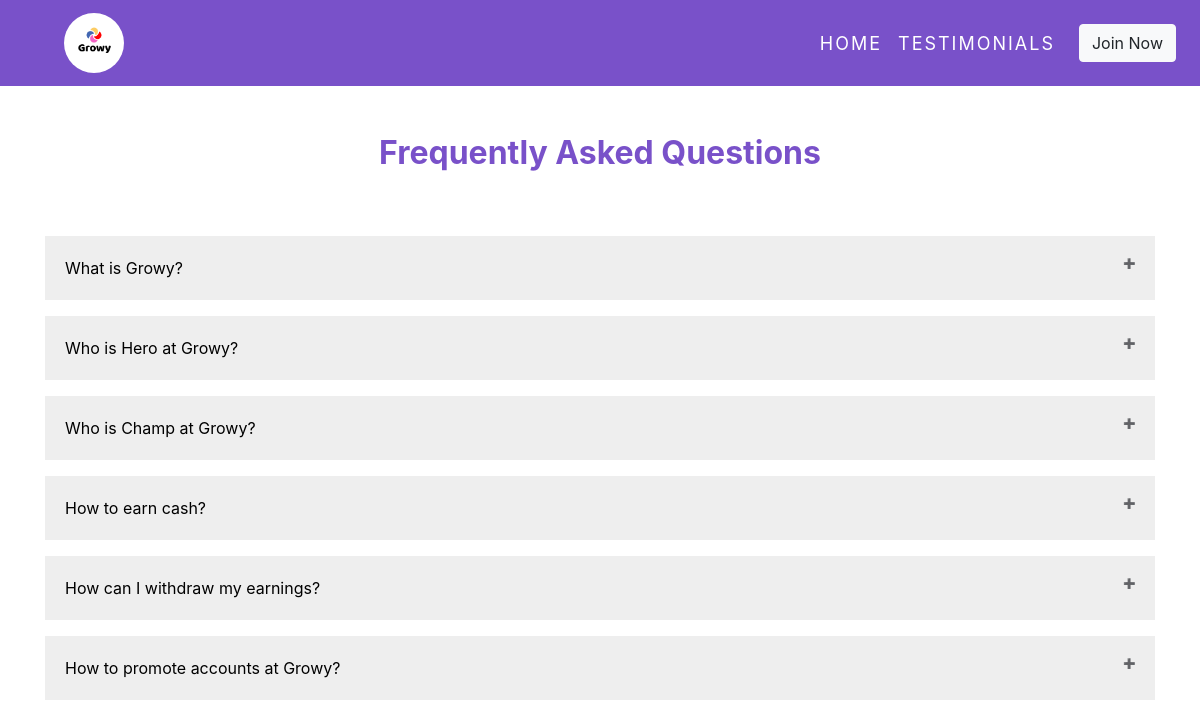
Page /faq on the committed database.
### service/models.py (models this page shows, shortened)
class FrequentlyAskQuestions(models.Model):
    faq_id = models.AutoField(primary_key=True)
    question = models.CharField(max_length=200)
    answer = models.CharField(max_length=1000)

### service/views.py (the view)
# urls.py: path('faq',views.FAQs, name='faq'),
def FAQs(request):
    data = FrequentlyAskQuestions.objects.all()
    return render(request,'faq.html',context={'data':data})

### templates/faq.html (shortened to what this page needs)
{% load static %}
<!doctype html>
<html lang="en">
  <head>
    <link rel="stylesheet" href="https://stackpath.bootstrapcdn.com/bootstrap/4.3.1/css/bootstrap.min.css">
    <link rel="stylesheet" href="{% static 'style.css' %}">
   </head>
  <body>
   <nav class="navbar navbar-expand-md" style="background-color: #7951c9;">
      <a class="navbar-brand" href="/"><img src="{% static 'Img/logo.png' %}" class="img-responsive ml-5" alt="logo" width="60px"
      style=" border-radius: 50%;"></a>
      <div class="collapse navbar-collapse" id="collapsibleNavId">
          <ul class="navbar-nav ml-auto mt-2 mr-3 mt-lg-0">
           <li class="nav-item">
                  <a class="nav-link" href="/">HOME</a>
              </li>
                <li class="nav-item">
                  <a class="nav-link" href="{% url 'feedback' %}">TESTIMONIALS</a>
              </li>
          </ul>
          <form class="form-inline my-2 my-lg-0">
              <a href="{% url 'account_login' %}" class="btn btn-light my-2 mr-2 my-sm-0">Join Now</a>
          </form>
      </div>
  </nav>
   <div class="container text-center mt-5">
      <h2 class="text-center mt-5 " style="color: #7951c9; font-weight: bold; text-transform: capitalize;">
       Frequently Asked Questions
    </h2>
      </div>
      <div class="container mt-5">
      {% for d in data %}
         <button class="accordion mt-3">{{d.question}}</button>
      {% endfor %}
      </div>
  </body>
</html>

### static/style.css (style rules this page uses)
:root { --color: #7951c9; --white: #ffffff; --cap: capitalize; --up: uppercase; --light: #F2ECFF; --bold: bold; --font: 18px; --space: 2px; }
.navbar-nav li a, .navbar-brand { color: var(--white); font-size: var(--font); text-transform: var(--cap); letter-spacing: var(--space); text-transform: uppercase; }

### templates/faq.html (style rules this page uses)
.accordion { background: #eee; color: #000000; cursor: pointer; width: 100%; text-align: left; padding: 20px; outline: none; border: none; transition: 0.5s; }
.accordion:after { content: '\02795'; font-size: 10px; color: #777; float: right; margin-left: 5px; }

### rows in the picture
FrequentlyAskQuestions: question "What is Growy?"
FrequentlyAskQuestions: question "Who is Hero at Growy?"
FrequentlyAskQuestions: question "Who is Champ at Growy?"
FrequentlyAskQuestions: question "How to earn cash?"
FrequentlyAskQuestions: question "How can I withdraw my earnings?"
FrequentlyAskQuestions: question "How to promote accounts at Growy?"
